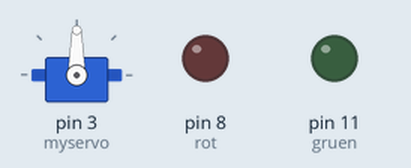
A sketch run on a simulated Arduino Uno, built with avr-gcc and run on an emulated ATmega328P. Parts: servo, output pins drawn as LEDs (lit = HIGH).

Above: at 0.05 s.
At 2.5 s:
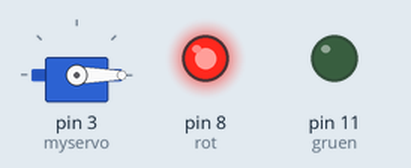
At 3.75 s:
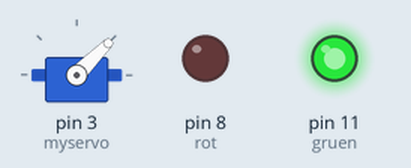
At 5.0 s:
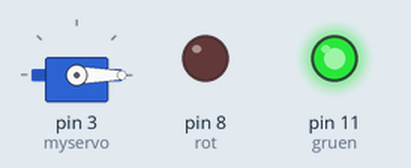
Timing chart, 0 to 6.5 s (numbered marks = the images above):
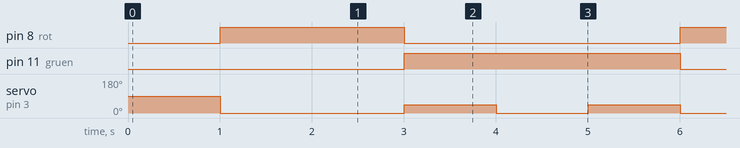

The sketch:

sketch_nov25a.ino
```cpp
#define WINKEN 1
#define NICHTWINKEN 0

int state = 0;

#include <Servo.h>;
Servo myservo;


int rot = 8;
int gruen = 11;


long time1 = 0;
long time2 = 1000;

long interval = 1000;

void setup() {
  // put your setup code here, to run once:


  Serial.begin(9600);
  myservo.attach(3);
  pinMode (rot, OUTPUT);
  pinMode (gruen, OUTPUT);
}

void loop() {
  // put your main code here, to run repeatedly:
stateMachine();
}


void stateMachine() {
  switch (state){
    case NICHTWINKEN:
    if(millis()-time1>interval){
      time1=millis();
      myservo.write(0);
      digitalWrite(rot, HIGH);
      delay(interval*2);
      digitalWrite(rot,LOW);
      state=WINKEN;

    }
    break;

    case WINKEN:
    if(millis()-time1>interval){
      time1=millis();
      myservo.write(45);
      digitalWrite(gruen, HIGH);
      delay(interval);
      myservo.write(0);
      delay(interval);
      myservo.write(45);
      delay(interval);
      myservo.write(0);
      digitalWrite(gruen,LOW);
      state=NICHTWINKEN;

    }
    break;
  }
}
```

Measured:
- by itself, pin 8 (rot): alternates HIGH for 2.0 s and LOW for 3.0 s
- by itself, pin 11 (gruen): alternates HIGH for 3.0 s and LOW for 2.0 s
- by itself, servo on pin 3 (myservo): repeats every 5.0 s: 45° 1.0 s, 0° 1.0 s, 45° 1.0 s, 0° 2.0 s
